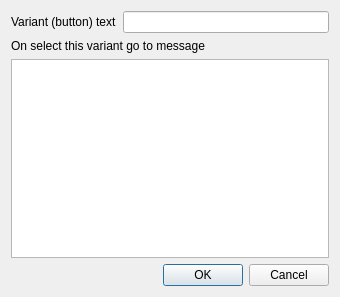
<?xml version="1.0" encoding="UTF-8"?>
<ui version="4.0">
 <class>VariantEditorDialog</class>
 <widget class="QDialog" name="VariantEditorDialog">
  <property name="geometry">
   <rect>
    <x>0</x>
    <y>0</y>
    <width>340</width>
    <height>297</height>
   </rect>
  </property>
  <property name="windowTitle">
   <string>Variant Editor Dialog</string>
  </property>
  <layout class="QVBoxLayout" name="verticalLayout_2">
   <item>
    <layout class="QHBoxLayout" name="horizontalLayout">
     <item>
      <widget class="QLabel" name="label">
       <property name="text">
        <string>Variant (button) text</string>
       </property>
      </widget>
     </item>
     <item>
      <widget class="QLineEdit" name="variant_text_edit"/>
     </item>
    </layout>
   </item>
   <item>
    <layout class="QVBoxLayout" name="verticalLayout">
     <item>
      <widget class="QLabel" name="label_2">
       <property name="text">
        <string>On select this variant go to message</string>
       </property>
      </widget>
     </item>
     <item>
      <widget class="QListWidget" name="next_message_select_list_widget"/>
     </item>
    </layout>
   </item>
   <item>
    <widget class="QDialogButtonBox" name="buttonBox">
     <property name="orientation">
      <enum>Qt::Horizontal</enum>
     </property>
     <property name="standardButtons">
      <set>QDialogButtonBox::Cancel|QDialogButtonBox::Ok</set>
     </property>
    </widget>
   </item>
  </layout>
 </widget>
 <resources/>
 <connections>
  <connection>
   <sender>buttonBox</sender>
   <signal>accepted()</signal>
   <receiver>VariantEditorDialog</receiver>
   <slot>accept()</slot>
   <hints>
    <hint type="sourcelabel">
     <x>248</x>
     <y>254</y>
    </hint>
    <hint type="destinationlabel">
     <x>157</x>
     <y>274</y>
    </hint>
   </hints>
  </connection>
  <connection>
   <sender>buttonBox</sender>
   <signal>rejected()</signal>
   <receiver>VariantEditorDialog</receiver>
   <slot>reject()</slot>
   <hints>
    <hint type="sourcelabel">
     <x>316</x>
     <y>260</y>
    </hint>
    <hint type="destinationlabel">
     <x>286</x>
     <y>274</y>
    </hint>
   </hints>
  </connection>
 </connections>
</ui>
